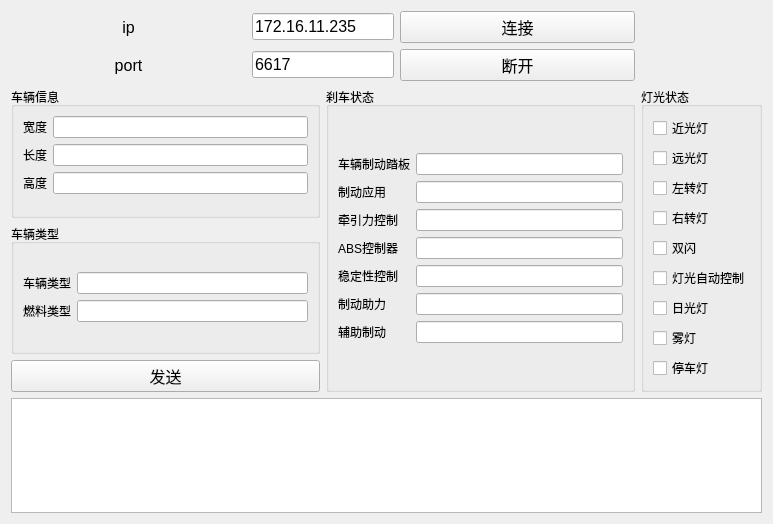
<?xml version="1.0" encoding="UTF-8"?>
<ui version="4.0">
 <class>Form</class>
 <widget class="QWidget" name="Form">
  <property name="enabled">
   <bool>true</bool>
  </property>
  <property name="geometry">
   <rect>
    <x>0</x>
    <y>0</y>
    <width>773</width>
    <height>524</height>
   </rect>
  </property>
  <property name="sizePolicy">
   <sizepolicy hsizetype="Preferred" vsizetype="Preferred">
    <horstretch>0</horstretch>
    <verstretch>0</verstretch>
   </sizepolicy>
  </property>
  <property name="mouseTracking">
   <bool>false</bool>
  </property>
  <property name="windowTitle">
   <string>V2X通信测试工具 v1.0      (by Dedia)</string>
  </property>
  <property name="layoutDirection">
   <enum>Qt::LeftToRight</enum>
  </property>
  <layout class="QGridLayout" name="gridLayout_9">
   <item row="3" column="0">
    <widget class="QPushButton" name="pushButton_send">
     <property name="font">
      <font>
       <family>Arial</family>
       <pointsize>12</pointsize>
      </font>
     </property>
     <property name="text">
      <string>发送</string>
     </property>
    </widget>
   </item>
   <item row="0" column="0" colspan="2">
    <layout class="QGridLayout" name="gridLayout">
     <item row="1" column="3">
      <widget class="QPushButton" name="pushButton_unconnect">
       <property name="font">
        <font>
         <family>Arial</family>
         <pointsize>12</pointsize>
        </font>
       </property>
       <property name="text">
        <string>断开</string>
       </property>
      </widget>
     </item>
     <item row="1" column="0">
      <widget class="QLabel" name="label_2">
       <property name="font">
        <font>
         <family>Arial</family>
         <pointsize>12</pointsize>
        </font>
       </property>
       <property name="text">
        <string>port</string>
       </property>
       <property name="alignment">
        <set>Qt::AlignCenter</set>
       </property>
      </widget>
     </item>
     <item row="0" column="0">
      <widget class="QLabel" name="label">
       <property name="font">
        <font>
         <family>Arial</family>
         <pointsize>12</pointsize>
        </font>
       </property>
       <property name="text">
        <string>ip</string>
       </property>
       <property name="alignment">
        <set>Qt::AlignCenter</set>
       </property>
      </widget>
     </item>
     <item row="0" column="3">
      <widget class="QPushButton" name="pushButton_connect">
       <property name="font">
        <font>
         <family>Arial</family>
         <pointsize>12</pointsize>
        </font>
       </property>
       <property name="text">
        <string>连接</string>
       </property>
      </widget>
     </item>
     <item row="1" column="2">
      <widget class="QLineEdit" name="lineEdit_port">
       <property name="sizePolicy">
        <sizepolicy hsizetype="Fixed" vsizetype="Fixed">
         <horstretch>0</horstretch>
         <verstretch>0</verstretch>
        </sizepolicy>
       </property>
       <property name="font">
        <font>
         <family>Arial</family>
         <pointsize>12</pointsize>
        </font>
       </property>
       <property name="text">
        <string>6617</string>
       </property>
      </widget>
     </item>
     <item row="0" column="2">
      <widget class="QLineEdit" name="lineEdit_ip">
       <property name="sizePolicy">
        <sizepolicy hsizetype="Fixed" vsizetype="Fixed">
         <horstretch>0</horstretch>
         <verstretch>0</verstretch>
        </sizepolicy>
       </property>
       <property name="font">
        <font>
         <family>Arial</family>
         <pointsize>12</pointsize>
        </font>
       </property>
       <property name="text">
        <string>172.16.11.235</string>
       </property>
      </widget>
     </item>
    </layout>
   </item>
   <item row="1" column="1" rowspan="3">
    <widget class="QGroupBox" name="groupBox_3">
     <property name="title">
      <string>刹车状态</string>
     </property>
     <layout class="QGridLayout" name="gridLayout_5">
      <item row="0" column="0">
       <layout class="QGridLayout" name="gridLayout_4">
        <item row="0" column="0">
         <widget class="QLabel" name="label_7">
          <property name="text">
           <string>车辆制动踏板</string>
          </property>
         </widget>
        </item>
        <item row="0" column="1">
         <widget class="QLineEdit" name="lineEdit_bbp"/>
        </item>
        <item row="1" column="0">
         <widget class="QLabel" name="label_9">
          <property name="text">
           <string>制动应用</string>
          </property>
         </widget>
        </item>
        <item row="1" column="1">
         <widget class="QLineEdit" name="lineEdit_wb"/>
        </item>
        <item row="2" column="0">
         <widget class="QLabel" name="label_13">
          <property name="text">
           <string>牵引力控制</string>
          </property>
         </widget>
        </item>
        <item row="2" column="1">
         <widget class="QLineEdit" name="lineEdit_tcr"/>
        </item>
        <item row="3" column="0">
         <widget class="QLabel" name="label_12">
          <property name="text">
           <string>ABS控制器</string>
          </property>
         </widget>
        </item>
        <item row="3" column="1">
         <widget class="QLineEdit" name="lineEdit_abs"/>
        </item>
        <item row="4" column="0">
         <widget class="QLabel" name="label_11">
          <property name="text">
           <string>稳定性控制</string>
          </property>
         </widget>
        </item>
        <item row="4" column="1">
         <widget class="QLineEdit" name="lineEdit_scs"/>
        </item>
        <item row="5" column="0">
         <widget class="QLabel" name="label_10">
          <property name="text">
           <string>制动助力</string>
          </property>
         </widget>
        </item>
        <item row="5" column="1">
         <widget class="QLineEdit" name="lineEdit_bbb"/>
        </item>
        <item row="6" column="0">
         <widget class="QLabel" name="label_14">
          <property name="text">
           <string>辅助制动</string>
          </property>
         </widget>
        </item>
        <item row="6" column="1">
         <widget class="QLineEdit" name="lineEdit_aab"/>
        </item>
       </layout>
      </item>
     </layout>
    </widget>
   </item>
   <item row="1" column="2" rowspan="3">
    <widget class="QGroupBox" name="groupBox_4">
     <property name="title">
      <string>灯光状态</string>
     </property>
     <layout class="QGridLayout" name="gridLayout_8">
      <item row="0" column="0">
       <layout class="QGridLayout" name="gridLayout_7">
        <item row="1" column="0">
         <widget class="QCheckBox" name="checkBox_highL">
          <property name="text">
           <string>远光灯</string>
          </property>
         </widget>
        </item>
        <item row="3" column="0">
         <widget class="QCheckBox" name="checkBox_rightL">
          <property name="text">
           <string>右转灯</string>
          </property>
         </widget>
        </item>
        <item row="4" column="0">
         <widget class="QCheckBox" name="checkBox_hazardL">
          <property name="text">
           <string>双闪</string>
          </property>
         </widget>
        </item>
        <item row="5" column="0">
         <widget class="QCheckBox" name="checkBox_autoL">
          <property name="text">
           <string>灯光自动控制</string>
          </property>
         </widget>
        </item>
        <item row="7" column="0">
         <widget class="QCheckBox" name="checkBox_fogL">
          <property name="text">
           <string>雾灯</string>
          </property>
         </widget>
        </item>
        <item row="0" column="0">
         <widget class="QCheckBox" name="checkBox_lowL">
          <property name="text">
           <string>近光灯</string>
          </property>
         </widget>
        </item>
        <item row="2" column="0">
         <widget class="QCheckBox" name="checkBox_leftL">
          <property name="text">
           <string>左转灯</string>
          </property>
         </widget>
        </item>
        <item row="6" column="0">
         <widget class="QCheckBox" name="checkBox_dayL">
          <property name="text">
           <string>日光灯</string>
          </property>
         </widget>
        </item>
        <item row="8" column="0">
         <widget class="QCheckBox" name="checkBox_parkL">
          <property name="text">
           <string>停车灯</string>
          </property>
         </widget>
        </item>
       </layout>
      </item>
     </layout>
    </widget>
   </item>
   <item row="4" column="0" colspan="3">
    <widget class="QTextEdit" name="textEdit"/>
   </item>
   <item row="2" column="0">
    <widget class="QGroupBox" name="groupBox_2">
     <property name="title">
      <string>车辆类型</string>
     </property>
     <layout class="QGridLayout" name="gridLayout_3">
      <item row="0" column="0">
       <layout class="QGridLayout" name="gridLayout_6">
        <item row="0" column="0">
         <widget class="QLabel" name="label_5">
          <property name="text">
           <string>车辆类型</string>
          </property>
         </widget>
        </item>
        <item row="0" column="1">
         <widget class="QLineEdit" name="lineEdit_classification"/>
        </item>
        <item row="1" column="0">
         <widget class="QLabel" name="label_6">
          <property name="text">
           <string>燃料类型</string>
          </property>
         </widget>
        </item>
        <item row="1" column="1">
         <widget class="QLineEdit" name="lineEdit_fuelType"/>
        </item>
       </layout>
      </item>
     </layout>
    </widget>
   </item>
   <item row="1" column="0">
    <widget class="QGroupBox" name="groupBox">
     <property name="title">
      <string>车辆信息</string>
     </property>
     <layout class="QGridLayout" name="gridLayout_2">
      <item row="0" column="0">
       <layout class="QFormLayout" name="formLayout">
        <item row="0" column="0">
         <widget class="QLabel" name="label_3">
          <property name="text">
           <string>宽度</string>
          </property>
         </widget>
        </item>
        <item row="0" column="1">
         <widget class="QLineEdit" name="lineEdit_width"/>
        </item>
        <item row="1" column="0">
         <widget class="QLabel" name="label_4">
          <property name="text">
           <string>长度</string>
          </property>
         </widget>
        </item>
        <item row="1" column="1">
         <widget class="QLineEdit" name="lineEdit_length"/>
        </item>
        <item row="2" column="0">
         <widget class="QLabel" name="label_8">
          <property name="text">
           <string>高度</string>
          </property>
         </widget>
        </item>
        <item row="2" column="1">
         <widget class="QLineEdit" name="lineEdit_height"/>
        </item>
       </layout>
      </item>
     </layout>
    </widget>
   </item>
  </layout>
 </widget>
 <resources/>
 <connections>
  <connection>
   <sender>pushButton_connect</sender>
   <signal>clicked()</signal>
   <receiver>Form</receiver>
   <slot>push_connect()</slot>
   <hints>
    <hint type="sourcelabel">
     <x>393</x>
     <y>20</y>
    </hint>
    <hint type="destinationlabel">
     <x>336</x>
     <y>17</y>
    </hint>
   </hints>
  </connection>
  <connection>
   <sender>pushButton_send</sender>
   <signal>clicked()</signal>
   <receiver>Form</receiver>
   <slot>push_send()</slot>
   <hints>
    <hint type="sourcelabel">
     <x>54</x>
     <y>398</y>
    </hint>
    <hint type="destinationlabel">
     <x>134</x>
     <y>386</y>
    </hint>
   </hints>
  </connection>
  <connection>
   <sender>pushButton_unconnect</sender>
   <signal>clicked()</signal>
   <receiver>Form</receiver>
   <slot>push_unconnect()</slot>
   <hints>
    <hint type="sourcelabel">
     <x>564</x>
     <y>15</y>
    </hint>
    <hint type="destinationlabel">
     <x>601</x>
     <y>19</y>
    </hint>
   </hints>
  </connection>
 </connections>
 <slots>
  <slot>push_connect()</slot>
  <slot>push_send()</slot>
  <slot>push_unconnect()</slot>
 </slots>
</ui>
